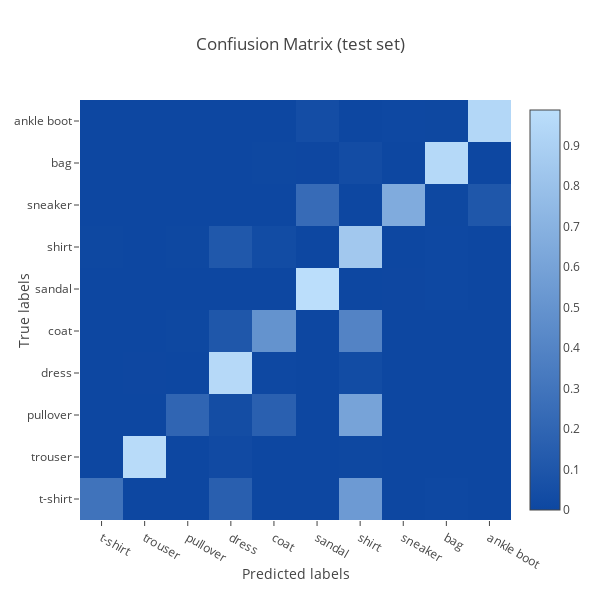

Source (notebook cell):
### Markdown cell above
### Confusion Matrix (test set)

### Code cell
cm = confusion_matrix(test.iloc[:, 0].values, predictions)
cm = cm.astype('float') / cm.sum(axis=1)[:, np.newaxis]

layout = dict(title = 'Confiusion Matrix (test set)',
              xaxis = dict(title = 'Predicted labels'),
              yaxis = dict(title = 'True labels'),
              width = 600,
              height = 600
             )

trace = go.Heatmap(x0=1, x=CATEGORIES, y=CATEGORIES, z=cm, colorscale=[[0.0, '#0d47a1'], [1.0, '#bbdefb']])
py.iplot(dict(data=[trace], layout=layout))

### Figure 1 — Plotly figure (JSON) as saved in the notebook; plotly's stock layout.template omitted (floating-point values rounded to 4 significant figures)
{"data": [{"type": "heatmap", "x0": 1, "x": ["t-shirt", "trouser", "pullover", "dress", "coat", "sandal", "shirt", "sneaker", "bag", "ankle boot"], "y": ["t-shirt", "trouser", "pullover", "dress", "coat", "sandal", "shirt", "sneaker", "bag", "ankle boot"], "z": [[0.289, 0, 0.001, 0.157, 0, 0.001, 0.544, 0, 0.008, 0], [0, 0.969, 0.002, 0.022, 0.001, 0.001, 0.005, 0, 0, 0], [0, 0, 0.196, 0.037, 0.163, 0.001, 0.602, 0, 0.001, 0], [0, 0.003, 0, 0.958, 0.006, 0.001, 0.031, 0, 0.001, 0], [0, 0.002, 0.005, 0.103, 0.494, 0, 0.395, 0, 0.001, 0], [0, 0, 0, 0.001, 0, 0.988, 0.001, 0.003, 0.007, 0], [0.004, 0, 0.004, 0.109, 0.031, 0, 0.846, 0, 0.006, 0], [0, 0, 0, 0, 0, 0.237, 0, 0.655, 0.005, 0.103], [0, 0.001, 0, 0.002, 0.004, 0.003, 0.034, 0, 0.954, 0.002], [0, 0, 0, 0, 0, 0.042, 0, 0.008, 0.005, 0.945]], "colorscale": [[0, "#0d47a1"], [1, "#bbdefb"]]}], "layout": {"title": "Confiusion Matrix (test set)", "xaxis": {"title": "Predicted labels"}, "yaxis": {"title": "True labels"}, "width": 600, "height": 600}}
